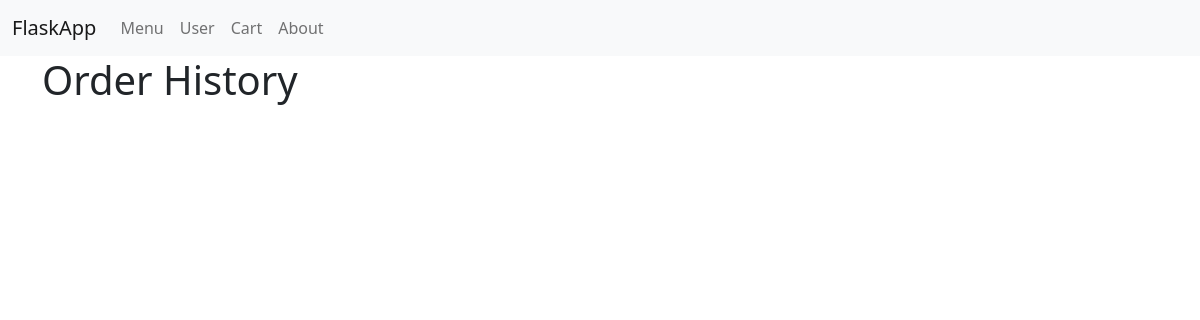
/admin/orders/46 (signed in), run on an earlier commit of the app's database.
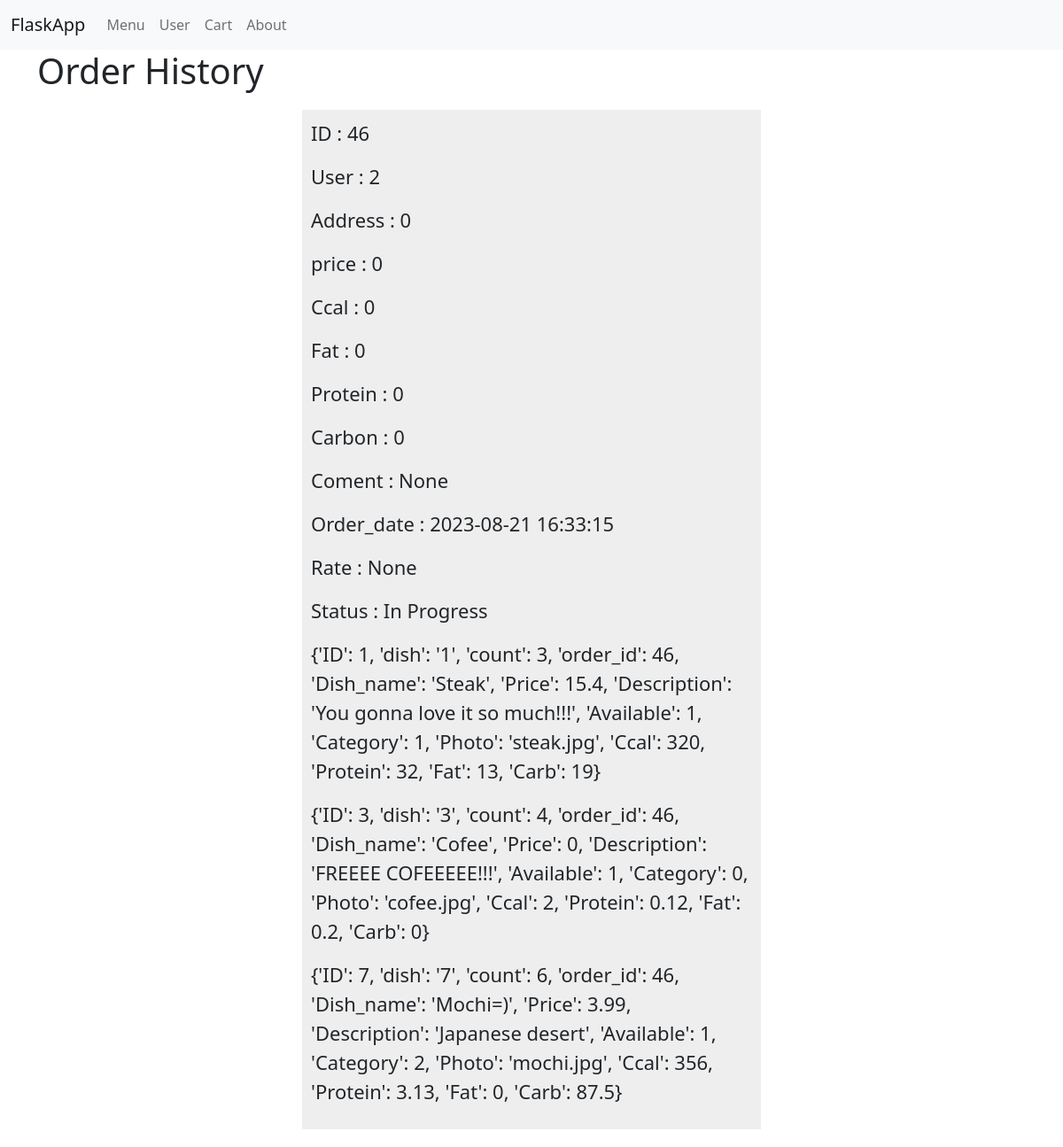
And on a later commit of the database.
### tables this page shows
CREATE TABLE Orders (ID INTEGER NOT NULL UNIQUE, User INTEGER NOT NULL, Address INTEGER NOT NULL, price INTEGER NOT NULL, Ccal INTEGER NOT NULL, Fat INTEGER NOT NULL, Protein INTEGER NOT NULL, Carbon INTEGER NOT NULL, Coment TEXT, Order_date TEXT NOT NULL, Rate INTEGER, Status INTEGER NOT NULL REFERENCES Status (ID), FOREIGN KEY (User) REFERENCES User (ID), FOREIGN KEY (Address) REFERENCES Address (ID), PRIMARY KEY (ID AUTOINCREMENT));

CREATE TABLE Ordered_dishes (ID INTEGER NOT NULL UNIQUE, dish TEXT NOT NULL, count INTEGER NOT NULL, order_id INTEGER NOT NULL REFERENCES Orders (ID), FOREIGN KEY (dish) REFERENCES Dishes (ID), PRIMARY KEY (ID AUTOINCREMENT));

### view.py (the view)
def admin_order(order_id: int):
    print(request.method)
    print(order_id)
    if session.get('ID') is None:
        return redirect('/user/sign_in')
    ordered_dishes = db_raw_query(SQLiteDB('Dishes.db'),
                                  f'SELECT * FROM Ordered_dishes join Dishes on Ordered_dishes.dish = Dishes.ID where Ordered_dishes.order_id = {order_id}')
    print(ordered_dishes)
    if request.method == "POST":
        try:
            db_update_data(SQLiteDB('Dishes.db'), 'Orders', {'Status': 2}, params={'ID': order_id})
        except Exception as e:
            print("Помилка:", e)
        return redirect('/admin/orders')
    return render_template('order.html',
                           result=db_get_data(SQLiteDB('Dishes.db'), 'Orders', ['*'], params={'id': order_id}),
                           dish_data=ordered_dishes
                           )

### db_methods.py (called while the page is built)
def dict_factory(cursor, row):
    d = {}
    for idx, col in enumerate(cursor.description):
        d[col[0]] = row[idx]
    return d

    def __enter__(self):
        return self

    def __exit__(self, exc_type, exc_val, exc_tb):
        self.connect.commit()
        self.connect.close()

    def sql_query(self, query, all_data=True):
        answer = self.cursor.execute(query)
        if all_data:
            return answer.fetchall()
        else:
            return answer.fetchone()

    def select_from(self, table_name, columns: list, param=None, all_data=True):
        columns = ','.join(columns)
        query = f"SELECT {columns} FROM {table_name}"
        if param:
            param = ' and '.join([f"{key}='{value}'" for key, value in param.items()])
            query += f" WHERE {param}"
        if all_data:
            return self.sql_query(query)
        else:
            return self.sql_query(query, all_data=False)

### view.py (called while the page is built)
def db_get_data(data_base, table_name, *args, params=None, get_all=True):
    with data_base as db:
        result = db.select_from(table_name, *args, param=params, all_data=get_all)
    return result

def db_raw_query(data_base, query: str, get_all=True):
    with data_base as db:
        result = db.sql_query(query, all_data=get_all)
    return result

### templates/order.html (shortened to what this page needs)
{% extends 'user.html' %}
{% block content %}
    <h1>{% block title %}Order History{% endblock %}</h1>
    <div style="width: 50%; margin: auto">
        {% for item in result %}
            <div style="padding: 10px; background-color: #EEE; margin: 20px">
                {% for key, value in item.items() %}
                    {% if key != 'Status'%}
                        <p style="font-size: 22px">{{ key }} : {{value}}</p>
                    {% endif %}
                    {% if key == 'Status' and value == 1 %}
                        <p style="font-size: 22px">{{ key }} : In Progress</p>
                    {% endif %}
                {% endfor %}
                {% for value in dish_data %}
                <p style="font-size: 22px">{{value}}</p>
                {% endfor %}
            </div>
        {% endfor %}
    </div>
{% endblock %}

### templates/user.html (shortened to what this page needs)
{% extends 'base.html' %}

### templates/base.html (shortened to what this page needs)
<!doctype html>
<html lang="en">
  <head>
    <link href="https://cdn.jsdelivr.net/npm/bootstrap@5.1.0/dist/css/bootstrap.min.css" rel="stylesheet">
  </head>
  <body>
    <nav class="navbar navbar-expand-lg navbar-light bg-light">
    <div class="container-fluid">
        <a class="navbar-brand" href="{{ url_for('start_page') }}">FlaskApp</a>
        <div class="collapse navbar-collapse" id="navbarNav">
        <ul class="navbar-nav">
            {% if session['Email'] and session['Type'] == 'User'%}
            <li class="nav-item">
              <a class="nav-link" href="{{ url_for('menu') }}">Menu</a>
            </li>
            <li class="nav-item">
              <a class="nav-link" href="{{ url_for('user') }}">User</a>
            </li>
            <li class="nav-item">
              <a class="nav-link" href="{{ url_for('cart') }}">Cart</a>
            </li>
            <li class="nav-item">
              <a class="nav-link" href="{{ url_for('about') }}">About</a>
            </li>
            {% endif %}
        </ul>
        </div>
    </div>
    </nav>
    <div class="container">
        {% block content %} {% endblock %}
    </div>
  </body>
</html>

What changed in the data, as far as the page shows it:
added Orders: item "ID" "User" "Address" "price" "Ccal" "Fat" "Protein" "Carbon" "Coment" "Rate", item "46" "2" "0" "0" "0" "0" "0" "0" "None" "None", key "Order_date", Order_date "2023-08-21 16:33:15", item "Status"
added Ordered_dishes: value "{'ID': 1, 'dish': '1', 'count': 3, 'order_id': 46, 'Dish_name': 'Steak', 'Price': 15.4, 'Description': 'You gonna love it so much!!!', 'Available': 1, 'Category': 1, 'Photo': 'steak.jpg', 'Ccal': 320, 'Protein': 32, 'Fat': 13, 'Carb': 19}"
added Ordered_dishes: value "{'ID': 3, 'dish': '3', 'count': 4, 'order_id': 46, 'Dish_name': 'Cofee', 'Price': 0, 'Description': 'FREEEE COFEEEEE!!!', 'Available': 1, 'Category': 0, 'Photo': 'cofee.jpg', 'Ccal': 2, 'Protein': 0.12, 'Fat': 0.2, 'Carb': 0}"
added Ordered_dishes: value "{'ID': 7, 'dish': '7', 'count': 6, 'order_id': 46, 'Dish_name': 'Mochi=)', 'Price': 3.99, 'Description': 'Japanese desert', 'Available': 1, 'Category': 2, 'Photo': 'mochi.jpg', 'Ccal': 356, 'Protein': 3.13, 'Fat': 0, 'Carb': 87.5}"
